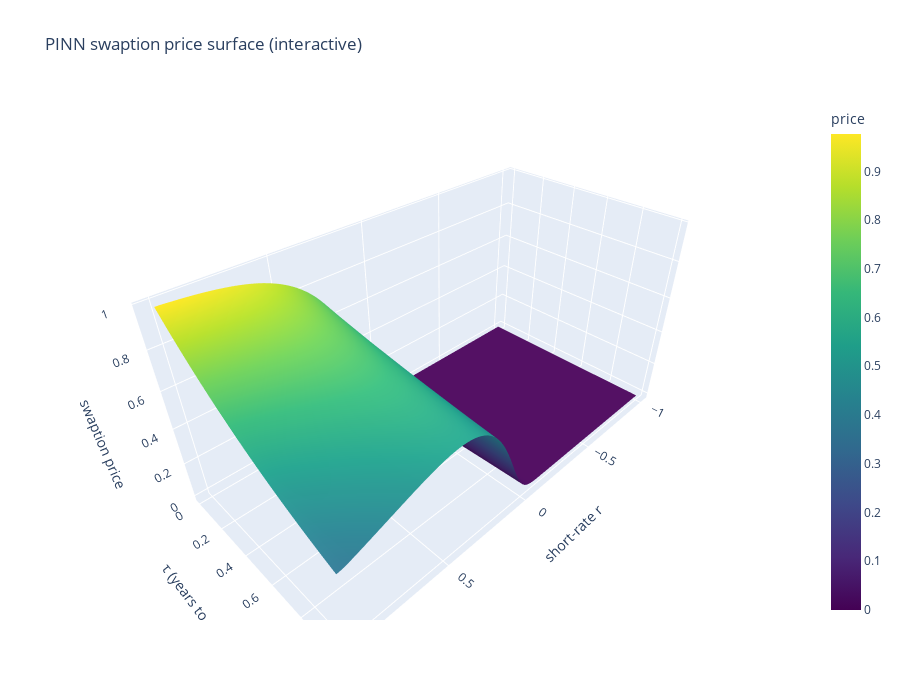

The code cell stored with this chart in its notebook:
### Code cell
with torch.no_grad():
    price   = model(coords).reshape(n_tau, n_r).cpu().numpy()

tau_plot   =  Tau.cpu().numpy() * T_EXP                      # in “years”
r_plot     =  X.cpu().numpy() 

fig = go.Figure(data=[go.Surface(
        x=r_plot,          # shape (n_tau , n_r)
        y=tau_plot,        # shape (n_tau , n_r)
        z=price,           # shape (n_tau , n_r)
        colorscale='Viridis',
        showscale=True,
        colorbar_title='price'
)])


fig.update_layout(
    title="PINN swaption price surface (interactive)",
    scene=dict(
        xaxis_title="short-rate r",
        yaxis_title="τ (years to expiry)",
        zaxis_title="swaption price"
    ),
    autosize=False,
    width=900,
    height=700
)

fig.show()

### Figure 1 — Plotly figure (JSON) as saved in the notebook; plotly's stock layout.template omitted (floating-point values rounded to 4 significant figures; data arrays with more than 128 entries replaced by an {"elided": "..."} marker saying what was removed)
{"data": [{"colorbar": {"title": {"text": "price"}}, "colorscale": [[0, "#440154"], [0.1111, "#482878"], [0.2222, "#3e4989"], [0.3333, "#31688e"], [0.4444, "#26828e"], [0.5556, "#1f9e89"], [0.6667, "#35b779"], [0.7778, "#6ece58"], [0.8889, "#b5de2b"], [1, "#fde725"]], "showscale": true, "type": "surface", "x": {"elided": "100x100 float values"}, "y": {"elided": "100x100 float values"}, "z": {"elided": "100x100 float values"}}], "layout": {"autosize": false, "height": 700, "scene": {"xaxis": {"title": {"text": "short-rate r"}}, "yaxis": {"title": {"text": "τ (years to expiry)"}}, "zaxis": {"title": {"text": "swaption price"}}}, "title": {"text": "PINN swaption price surface (interactive)"}, "width": 900}}
